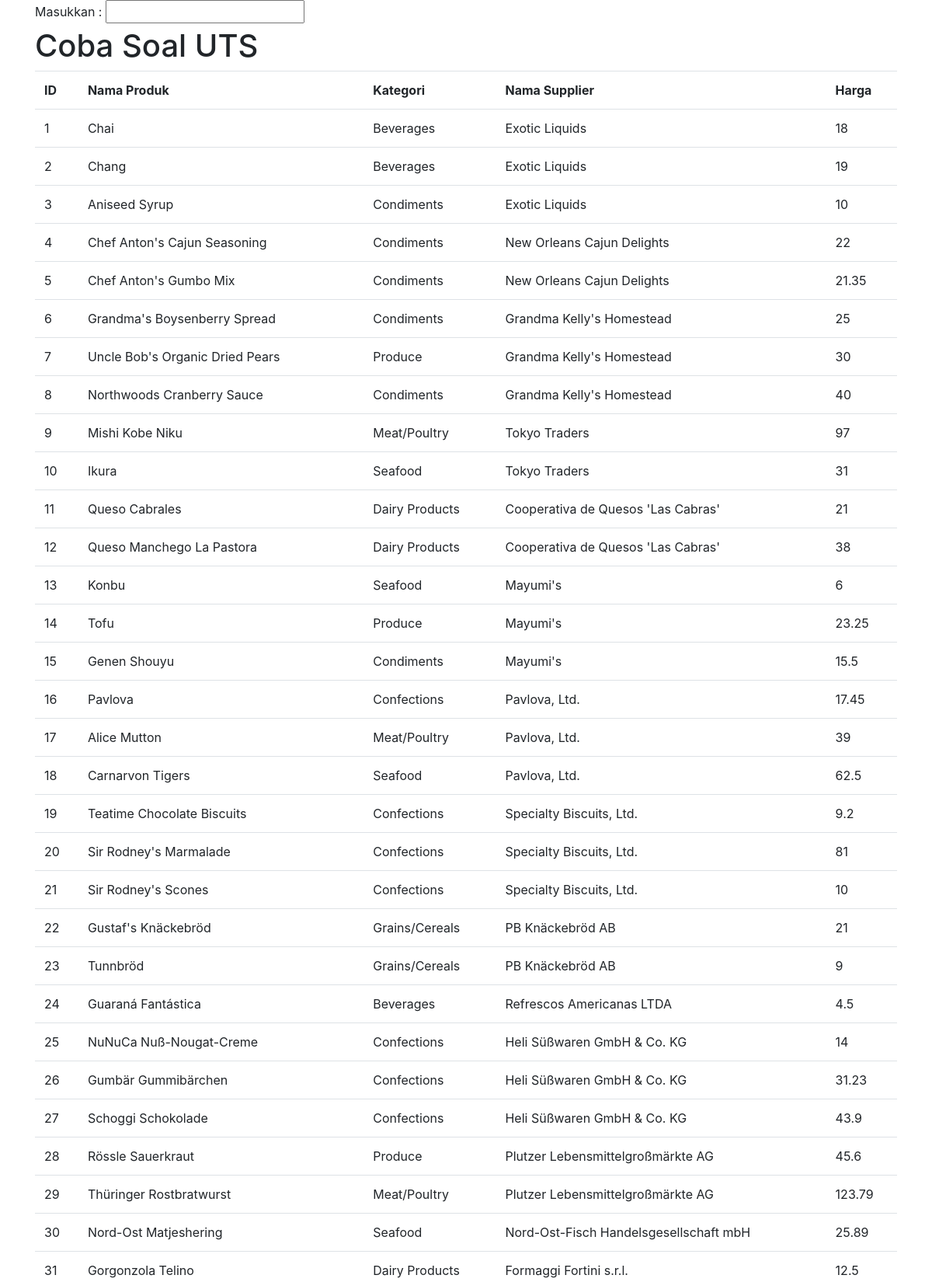
The page /nwind/uts.php (upper part) on the database its author committed.
### tables this page shows
CREATE TABLE `products` (
  `ProductID` int(11) NOT NULL default '0',
  `ProductName` varchar(40) default NULL,
  `SupplierID` int(11) default NULL,
  `CategoryID` int(11) default NULL,
  `QuantiENGINErUnit` varchar(20) default NULL,
  `UnitPrice` double default NULL,
  `UnitsInStock` smallint(6) default NULL,
  `UnitsOnOrder` smallint(6) default NULL,
  `ReorderLevel` smallint(6) default NULL,
  `Discontinued` tinyint(1) default NULL,
  PRIMARY KEY  (`ProductID`)
);

CREATE TABLE `categories` (
  `CategoryID` int(11) NOT NULL default '0',
  `CategoryName` varchar(15) default NULL,
  `Description` mediumtext,
  `Picture` mediumblob,
  PRIMARY KEY  (`CategoryID`)
);

CREATE TABLE `suppliers` (
  `SupplierID` int(11) NOT NULL default '0',
  `CompanyName` varchar(40) default NULL,
  `ContactName` varchar(30) default NULL,
  `ContactTitle` varchar(30) default NULL,
  `Address` varchar(60) default NULL,
  `City` varchar(15) default NULL,
  `Region` varchar(15) default NULL,
  `PostalCode` varchar(10) default NULL,
  `Country` varchar(15) default NULL,
  `Phone` varchar(24) default NULL,
  `Fax` varchar(24) default NULL,
  `HomePage` mediumtext,
  PRIMARY KEY  (`SupplierID`)
);

### nwind/uts.php (the view, shortened to what this page needs)
<!DOCTYPE html>
<html lang="en">
<head>
    <link rel="stylesheet" href="https://stackpath.bootstrapcdn.com/bootstrap/4.3.1/css/bootstrap.min.css">
</head>
<body>
    <div class="container">
        <div>
            <form action="uts.php">
                <label>Masukkan : </label>
                <input type="text" name="inp"> <br>
            </form>
        </div>
    <h1>Coba Soal UTS</h1>
    <table class="table">
        <tr>
            <th scope="col">ID</th>
            <th scope="col">Nama Produk</th>
            <th scope="col">Kategori</th>
            <th scope="col">Nama Supplier</th>
            <th scope="col">Harga</th>
        </tr>
        <?php
            $inp=$_GET['inp'];
             $host="localhost";
             $user="root";
             $password="";
             $database="ok";
             $link= mysqli_connect ($host, $user, $password, $database);
             $sql="SELECT products.ProductID, products.ProductName, categories.CategoryName, suppliers.CompanyName, products.UnitPrice FROM  products, categories, suppliers WHERE products.ProductName LIKE '$inp%' AND categories.CategoryID=products.CategoryID AND suppliers.SupplierID=products.SupplierID  ";
             $query= mysqli_query($link,$sql);
             while( $row=mysqli_fetch_object($query))
             {
                 echo "<tr>";
                     echo "<td>$row->ProductID </td>";
                     echo "<td>$row->ProductName </td>";
                     echo "<td>$row->CategoryName </td>";
                     echo "<td>$row->CompanyName </td>";
                     echo "<td>$row->UnitPrice </td>";
                 echo "</tr>";
             }
        ?>
    </table>
    </div>
</body>
</html>

### rows shown on the page
products: ProductID "1", ProductName "Chai", CategoryID.CategoryName "Beverages", SupplierID.CompanyName "Exotic Liquids", UnitPrice "18"
products: ProductID "2", ProductName "Chang", CategoryID.CategoryName "Beverages", SupplierID.CompanyName "Exotic Liquids", UnitPrice "19"
products: ProductID "3", ProductName "Aniseed Syrup", CategoryID.CategoryName "Condiments", SupplierID.CompanyName "Exotic Liquids", UnitPrice "10"
products: ProductID "4", ProductName "Chef Anton's Cajun Seasoning", CategoryID.CategoryName "Condiments", SupplierID.CompanyName "New Orleans Cajun Delights", UnitPrice "22"
products: ProductID "5", ProductName "Chef Anton's Gumbo Mix", CategoryID.CategoryName "Condiments", SupplierID.CompanyName "New Orleans Cajun Delights", UnitPrice "21.35"
products: ProductID "6", ProductName "Grandma's Boysenberry Spread", CategoryID.CategoryName "Condiments", SupplierID.CompanyName "Grandma Kelly's Homestead", UnitPrice "25"
products: ProductID "7", ProductName "Uncle Bob's Organic Dried Pears", CategoryID.CategoryName "Produce", SupplierID.CompanyName "Grandma Kelly's Homestead", UnitPrice "30"
products: ProductID "8", ProductName "Northwoods Cranberry Sauce", CategoryID.CategoryName "Condiments", SupplierID.CompanyName "Grandma Kelly's Homestead", UnitPrice "40"
products: ProductID "9", ProductName "Mishi Kobe Niku", CategoryID.CategoryName "Meat/Poultry", SupplierID.CompanyName "Tokyo Traders", UnitPrice "97"
products: ProductID "10", ProductName "Ikura", CategoryID.CategoryName "Seafood", SupplierID.CompanyName "Tokyo Traders", UnitPrice "31"
products: ProductID "11", ProductName "Queso Cabrales", CategoryID.CategoryName "Dairy Products", SupplierID.CompanyName "Cooperativa de Quesos 'Las Cabras'", UnitPrice "21"
products: ProductID "12", ProductName "Queso Manchego La Pastora", CategoryID.CategoryName "Dairy Products", SupplierID.CompanyName "Cooperativa de Quesos 'Las Cabras'", UnitPrice "38"
products: ProductID "13", ProductName "Konbu", CategoryID.CategoryName "Seafood", SupplierID.CompanyName "Mayumi's", UnitPrice "6"
products: ProductID "14", ProductName "Tofu", CategoryID.CategoryName "Produce", SupplierID.CompanyName "Mayumi's", UnitPrice "23.25"
products: ProductID "15", ProductName "Genen Shouyu", CategoryID.CategoryName "Condiments", SupplierID.CompanyName "Mayumi's", UnitPrice "15.5"
products: ProductID "16", ProductName "Pavlova", CategoryID.CategoryName "Confections", SupplierID.CompanyName "Pavlova, Ltd.", UnitPrice "17.45"
products: ProductID "17", ProductName "Alice Mutton", CategoryID.CategoryName "Meat/Poultry", SupplierID.CompanyName "Pavlova, Ltd.", UnitPrice "39"
products: ProductID "18", ProductName "Carnarvon Tigers", CategoryID.CategoryName "Seafood", SupplierID.CompanyName "Pavlova, Ltd.", UnitPrice "62.5"
products: ProductID "19", ProductName "Teatime Chocolate Biscuits", CategoryID.CategoryName "Confections", SupplierID.CompanyName "Specialty Biscuits, Ltd.", UnitPrice "9.2"
products: ProductID "20", ProductName "Sir Rodney's Marmalade", CategoryID.CategoryName "Confections", SupplierID.CompanyName "Specialty Biscuits, Ltd.", UnitPrice "81"
products: ProductID "21", ProductName "Sir Rodney's Scones", CategoryID.CategoryName "Confections", SupplierID.CompanyName "Specialty Biscuits, Ltd.", UnitPrice "10"
products: ProductID "22", ProductName "Gustaf's Knäckebröd", CategoryID.CategoryName "Grains/Cereals", SupplierID.CompanyName "PB Knäckebröd AB", UnitPrice "21"
products: ProductID "23", ProductName "Tunnbröd", CategoryID.CategoryName "Grains/Cereals", SupplierID.CompanyName "PB Knäckebröd AB", UnitPrice "9"
products: ProductID "24", ProductName "Guaraná Fantástica", CategoryID.CategoryName "Beverages", SupplierID.CompanyName "Refrescos Americanas LTDA", UnitPrice "4.5"
products: ProductID "25", ProductName "NuNuCa Nuß-Nougat-Creme", CategoryID.CategoryName "Confections", SupplierID.CompanyName "Heli Süßwaren GmbH & Co. KG", UnitPrice "14"
products: ProductID "26", ProductName "Gumbär Gummibärchen", CategoryID.CategoryName "Confections", SupplierID.CompanyName "Heli Süßwaren GmbH & Co. KG", UnitPrice "31.23"
products: ProductID "27", ProductName "Schoggi Schokolade", CategoryID.CategoryName "Confections", SupplierID.CompanyName "Heli Süßwaren GmbH & Co. KG", UnitPrice "43.9"
products: ProductID "28", ProductName "Rössle Sauerkraut", CategoryID.CategoryName "Produce", SupplierID.CompanyName "Plutzer Lebensmittelgroßmärkte AG", UnitPrice "45.6"
products: ProductID "29", ProductName "Thüringer Rostbratwurst", CategoryID.CategoryName "Meat/Poultry", SupplierID.CompanyName "Plutzer Lebensmittelgroßmärkte AG", UnitPrice "123.79"
products: ProductID "30", ProductName "Nord-Ost Matjeshering", CategoryID.CategoryName "Seafood", SupplierID.CompanyName "Nord-Ost-Fisch Handelsgesellschaft mbH", UnitPrice "25.89"
products: ProductID "31", ProductName "Gorgonzola Telino", CategoryID.CategoryName "Dairy Products", SupplierID.CompanyName "Formaggi Fortini s.r.l.", UnitPrice "12.5"
